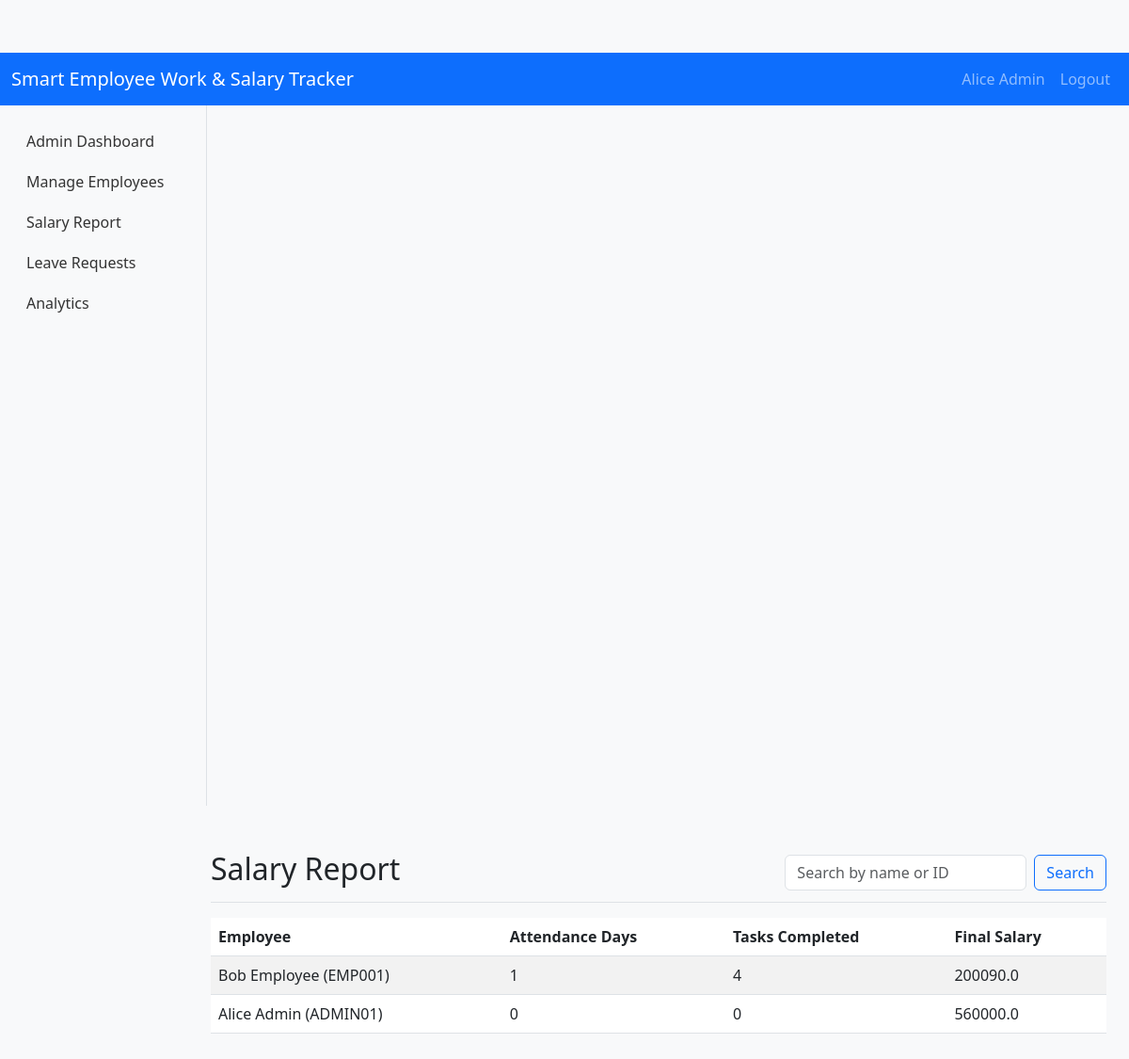
Page /salary_report (signed in) on the committed database.
### tables this page shows
CREATE TABLE Employees (
        id INTEGER PRIMARY KEY AUTOINCREMENT,
        employee_id TEXT UNIQUE,
        name TEXT,
        email TEXT,
        password TEXT,
        department TEXT,
        role TEXT,
        base_salary REAL
    );

### app.py (the view)
@app.route('/salary_report')
@login_required
@admin_required
def salary_report():
    q = request.args.get('q', '')
    month_prefix = date.today().strftime('%Y-%m')
    if q:
        employees = query_db('SELECT * FROM Employees WHERE name LIKE ? OR employee_id LIKE ? ORDER BY id DESC', ('%'+q+'%', '%'+q+'%'))
    else:
        employees = query_db('SELECT * FROM Employees ORDER BY id DESC')
    report = []
    for emp in employees:
        emp_id = emp['employee_id']
        rows = query_db('SELECT COUNT(DISTINCT date) AS days FROM Attendance WHERE employee_id = ? AND date LIKE ?', (emp_id, month_prefix + '%'), one=True)
        attendance_days = rows['days'] if rows else 0
        rows = query_db('SELECT SUM(tasks_completed) AS tasks FROM WorkLogs WHERE employee_id = ? AND date LIKE ?', (emp_id, month_prefix + '%'), one=True)
        tasks_completed = rows['tasks'] if rows and rows['tasks'] else 0
        final_salary = emp['base_salary'] + (attendance_days * ATTENDANCE_BONUS) + (tasks_completed * PERFORMANCE_BONUS)
        report.append({'employee': emp, 'attendance_days': attendance_days, 'tasks_completed': tasks_completed, 'final_salary': final_salary})
    return render_template('salary_report.html', report=report, query=q)

### app.py (called while the page is built)
def get_db():
    db = getattr(g, '_database', None)
    if db is None:
        db = g._database = sqlite3.connect(DB_PATH)
        db.row_factory = sqlite3.Row
    return db

@app.teardown_appcontext
def close_connection(exception):
    db = getattr(g, '_database', None)
    if db is not None:
        db.close()

def query_db(query, args=(), one=False):
    cur = get_db().execute(query, args)
    rv = cur.fetchall()
    cur.close()
    return (rv[0] if rv else None) if one else rv

@login_manager.user_loader
def load_user(user_id):
    return User.get_by_id(user_id)

def admin_required(func):
    from functools import wraps
    @wraps(func)
    def wrapper(*args, **kwargs):
        if not current_user.is_authenticated or current_user.role != 'Admin':
            flash('Admin access required.', 'danger')
            return redirect(url_for('login'))
        return func(*args, **kwargs)
    return wrapper

    @staticmethod
    def get_by_id(id_):
        row = query_db('SELECT * FROM Employees WHERE id = ?', (id_,), one=True)
        if row:
            return User(row['id'], row['employee_id'], row['name'], row['email'], row['role'])
        return None

### templates/salary_report.html
{% extends 'base.html' %}
{% block content %}
<div class="pt-3 pb-2 mb-3 d-flex justify-content-between align-items-center border-bottom">
  <h1 class="h2">Salary Report</h1>
  <form method="GET" class="d-flex" action="{{ url_for('salary_report') }}">
    <input class="form-control me-2" name="q" placeholder="Search by name or ID" value="{{ query }}">
    <button class="btn btn-outline-primary">Search</button>
  </form>
</div>
<div class="table-responsive">
  <table class="table table-striped">
    <thead>
      <tr>
        <th>Employee</th>
        <th>Attendance Days</th>
        <th>Tasks Completed</th>
        <th>Final Salary</th>
      </tr>
    </thead>
    <tbody>
      {% for row in report %}
      <tr>
        <td>{{ row.employee['name'] }} ({{ row.employee['employee_id'] }})</td>
        <td>{{ row.attendance_days }}</td>
        <td>{{ row.tasks_completed }}</td>
        <td>{{ row.final_salary }}</td>
      </tr>
      {% else %}
      <tr><td colspan="4" class="text-center">No report data.</td></tr>
      {% endfor %}
    </tbody>
  </table>
</div>
{% endblock %}

### templates/base.html (shortened to what this page needs)
<!doctype html>
<html lang="en">
  <head>
    <link href="https://cdn.jsdelivr.net/npm/bootstrap@5.3.0/dist/css/bootstrap.min.css" rel="stylesheet">
    <link rel="stylesheet" href="/static/css/style.css">
  </head>
  <body>
    <nav class="navbar navbar-expand-lg navbar-dark bg-primary">
      <div class="container-fluid">
        <a class="navbar-brand" href="#">Smart Employee Work & Salary Tracker</a>
        <div class="collapse navbar-collapse" id="navbarSupportedContent">
          <ul class="navbar-nav ms-auto mb-2 mb-lg-0">
            {% if current_user.is_authenticated %}
            <li class="nav-item">
              <a class="nav-link" href="#">{{ current_user.name }}</a>
            </li>
            <li class="nav-item">
              <a class="nav-link" href="{{ url_for('logout') }}">Logout</a>
            </li>
            {% else %}
            <li class="nav-item">
              <a class="nav-link" href="{{ url_for('login') }}">Login</a>
            </li>
            {% endif %}
          </ul>
        </div>
      </div>
    </nav>
    <div class="container-fluid">
      <div class="row">
        <nav id="sidebar" class="col-md-2 d-none d-md-block bg-light sidebar">
          <div class="position-sticky">
            <ul class="nav flex-column sidebar-nav">
              {% if current_user.is_authenticated and current_user.role == 'Admin' %}
              <li class="nav-item"><a class="nav-link" href="{{ url_for('admin_dashboard') }}">Admin Dashboard</a></li>
              <li class="nav-item"><a class="nav-link" href="{{ url_for('employee_management') }}">Manage Employees</a></li>
              <li class="nav-item"><a class="nav-link" href="{{ url_for('salary_report') }}">Salary Report</a></li>
              <li class="nav-item"><a class="nav-link" href="{{ url_for('admin_leaves') }}">Leave Requests</a></li>
              <li class="nav-item"><a class="nav-link" href="{{ url_for('analytics') }}">Analytics</a></li>
              {% endif %}
            </ul>
          </div>
        </nav>
        <main class="col-md-9 ms-sm-auto col-lg-10 px-md-4">
          {% block content %}{% endblock %}
        </main>
      </div>
    </div>
  </body>
</html>

### static/css/style.css (style rules this page uses)
body { padding-top: 56px; background-color: #f8f9fa; }
#sidebar { height: 100vh; position: fixed; top: 56px; left: 0; padding-top: 1rem; border-right: 1px solid #dee2e6; }
.sidebar-nav a { padding: 0.6rem 1rem; display: block; color: #333; }
#sidebar { width: 220px; position: sticky; top: 56px; height: calc(100vh - 56px); overflow-y: auto; }
main { margin-left: 0; padding: 1rem; }

### rows in the picture
Employees: name "Alice Admin", employee.name "Alice Admin", employee.employee_id "ADMIN01"
Employees: employee.name "Bob Employee", employee.employee_id "EMP001"

### other values in the picture
{{ row.attendance_days }} "1" "0"
{{ row.tasks_completed }} "4" "0"
{{ row.final_salary }} "200090.0" "560000.0"
